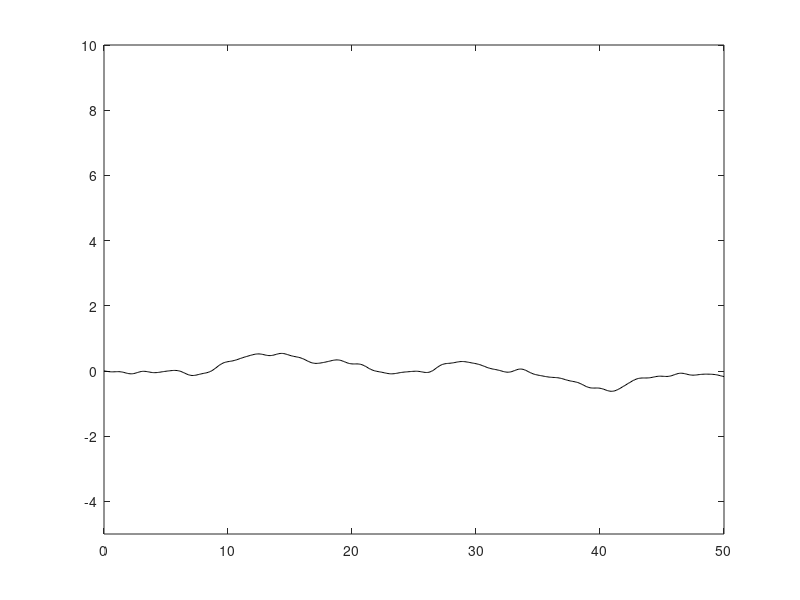

The MATLAB script that drew this image:
%PM wave spectrum
clear

fengji = 3
duanshu = 7
dx = 0.1;
dz = 0.1;
distance = 50;

wavewmin = [2.438306 1.462983 1.044989 0.812770 0.664988 0.562683 0.487659 0.430288];
wavewmax = [16.444115 9.866469 7.04748 5.481373 4.484760 3.794799 3.288826 2.901905];

%-----------------------------------------------------
u = [3 5 7 9 11 13 15 17];
%---------------------------------------------------

if fengji > 8
    fengji = 8;
end
if fengji < 1
    fengji = 1;
end
fi = fengji;
wmin = wavewmin(fi);
wmax = wavewmax(fi);

ui = u(fi);
M = duanshu;

wavewn = (wmax - wmin) / M;

x = [0 : dx : distance];
z = [0 : dz : distance];

[x, z] = meshgrid(x, z);
y = zeros(size(x));
for wi = 1 : M
    epsin = rand * 2 * pi;
    w = wmin + (wi - 1) * wavewn;
    swi = 0.81 * exp(-7400 / (w * ui).^4) / w.^5;
    an = sqrt(2 * swi * wavewn);
    PM_y = w * w * x / 9.8 + epsin;
    y = an * cos(PM_y) + y;
end

PM_y = y(25,:);
PM_x = [0 : dx : distance];
    
figure;    
plot(PM_x, PM_y, 'k');
xlim([0 50]);
ylim([-5 10]);